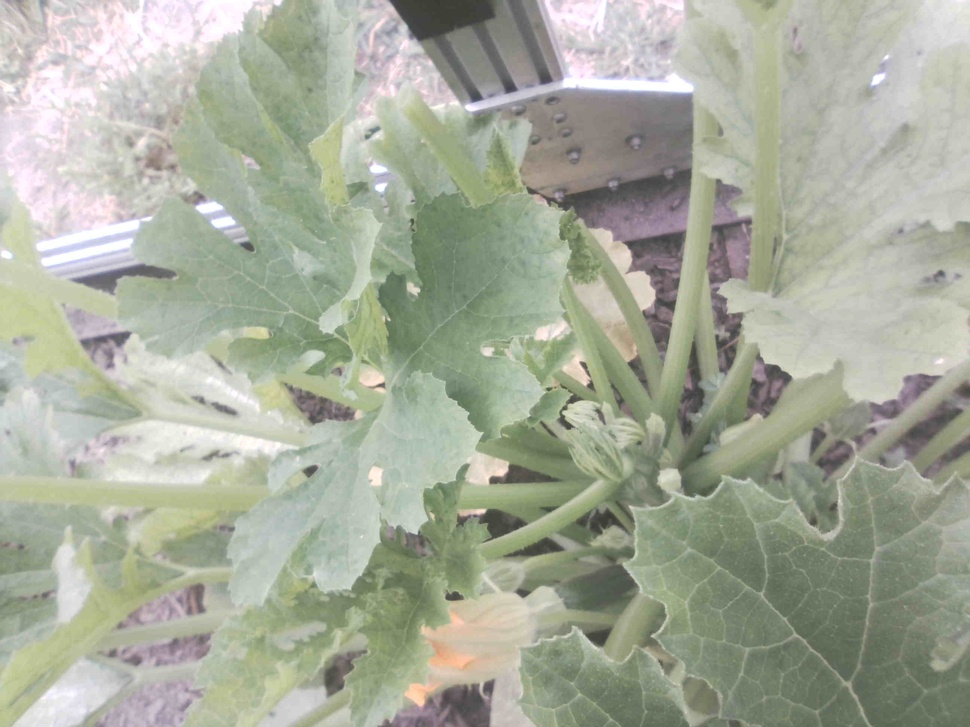
#> input picture farmbot_photos/07.2025/Jul15.2025/coor.1600.2500.0.jpg, 970 x 727 px, shrunk from 2592 x 1944 before the run; its folder holds 4 pictures in this run
$ python scanStitch.py
#> lines starting #> are read from the running program, lines starting #| are printed output that depends on the picture
#> pass 3 of the loop `for path in glob(os.path.join(photo_dir, "coor.*.*.*.jpg")):`:
#> the loop made 4 passes; the first 3 are shown
import os
import cv2
import re
import numpy as np
from glob import glob

# Settings
photo_dir = "farmbot_photos/Jul15.2025"
output_filename = "stitched_Jul15.2025_rotated45.jpg"
overlap_pixels_x = 50
overlap_pixels_y = 50
rotation_angle = 45  # Degrees

# Regex to extract coordinates
pattern = re.compile(r"coor\.(\d+)\.(\d+)\.(\d+)\.jpg")

# Load and index images
images = []
for path in glob(os.path.join(photo_dir, "coor.*.*.*.jpg")):
    match = pattern.search(os.path.basename(path))
    if match:
        x, y, z = map(int, match.groups())
        images.append({"x": x, "y": y, "path": path})

if not images:
    raise ValueError("❌ No valid images found.")

# Sort for placement: Y descending, X ascending
images.sort(key=lambda im: (-im["y"], im["x"]))

# Load sample image
sample_img = cv2.imread(images[0]["path"])
#> sample_img is the input picture: shape (727, 970, 3); mean B, G, R 154.9, 171, 166.1
if sample_img is None:
    raise ValueError("❌ Sample image failed to load.")
img_h, img_w = sample_img.shape[:2]
#> img_h = 727; img_w = 970

# Rotate sample image to get rotated dimensions
def rotate_image(img, angle):
#> called with angle = 45
    (h, w) = img.shape[:2]
#> h = 727; w = 970
    center = (w // 2, h // 2)
#> center = (485, 363)

    # Get rotation matrix
    M = cv2.getRotationMatrix2D(center, angle, 1.0)

    # Calculate new size
    cos = np.abs(M[0, 0])
#> cos = 0.707
    sin = np.abs(M[0, 1])
#> sin = 0.707
    new_w = int((h * sin) + (w * cos))
#> new_w = 1199
    new_h = int((h * cos) + (w * sin))
#> new_h = 1199

    # Adjust rotation matrix to new center
    M[0, 2] += (new_w / 2) - center[0]
    M[1, 2] += (new_h / 2) - center[1]

    rotated = cv2.warpAffine(img, M, (new_w, new_h))
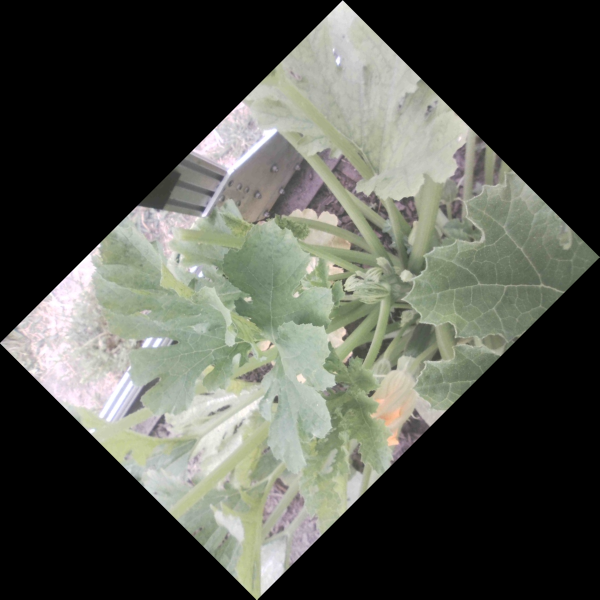
#> rotated: shape (1199, 1199, 3) (shown at 1/2 size); mean B, G, R 76, 83.9, 81.5
    return rotated

# Update step sizes to match rotated image size
rotated_sample = rotate_image(sample_img, rotation_angle)
rot_h, rot_w = rotated_sample.shape[:2]
#> rot_h = 1199; rot_w = 1199
step_x = rot_w - overlap_pixels_x
#> step_x = 1149
step_y = rot_h - overlap_pixels_y
#> step_y = 1149

# Get grid
xs = sorted(set(im["x"] for im in images))
ys = sorted(set(im["y"] for im in images), reverse=True)
image_map = {(im["x"], im["y"]): im["path"] for im in images}

# Create mosaic canvas
canvas_w = step_x * (len(xs) - 1) + rot_w
#> canvas_w = 3497
canvas_h = step_y * (len(ys) - 1) + rot_h
stitched = np.zeros((canvas_h, canvas_w, 3), dtype=np.uint8)

# Stitch with rotation
for row_idx, y in enumerate(ys):
    for col_idx, x in enumerate(xs):
        path = image_map.get((x, y))
        if path:
            img = cv2.imread(path)
            if img is not None:
                rotated = rotate_image(img, rotation_angle)
                y_start = row_idx * step_y
                x_start = col_idx * step_x
                y_end = y_start + rotated.shape[0]
                x_end = x_start + rotated.shape[1]

                stitched[y_start:y_end, x_start:x_end] = rotated
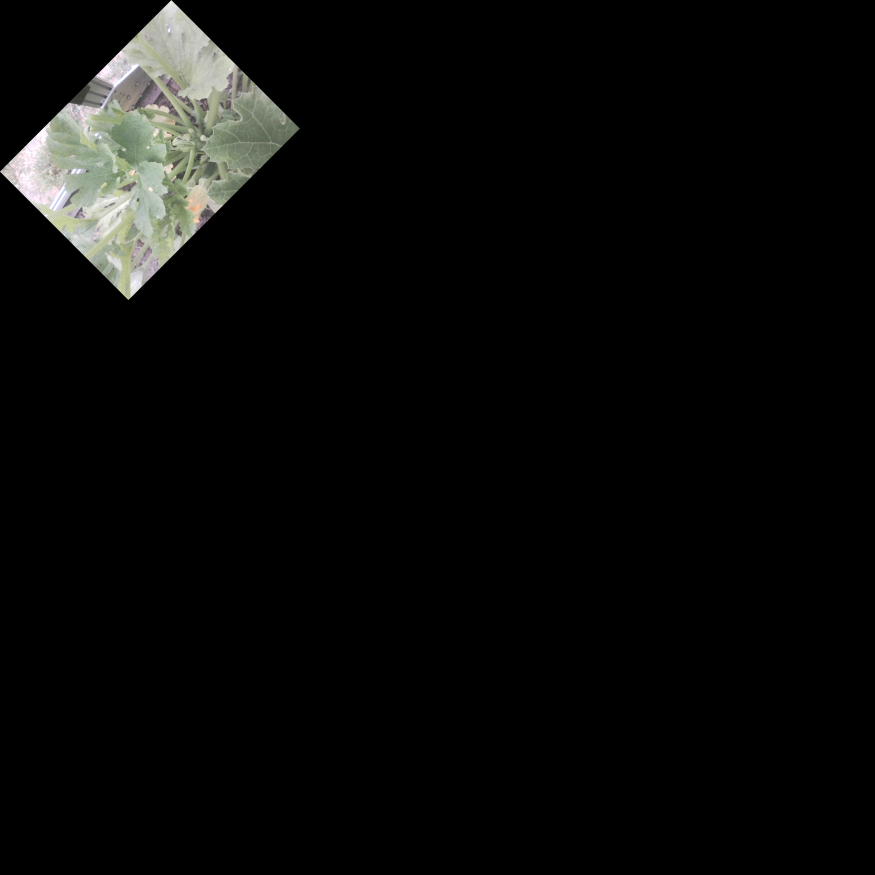
#> stitched: shape (3497, 3497, 3) (shown at 1/4 size); mean B, G, R 8.9, 9.9, 9.6
#> pass 3 of the loop `for row_idx, y in enumerate(ys):`:
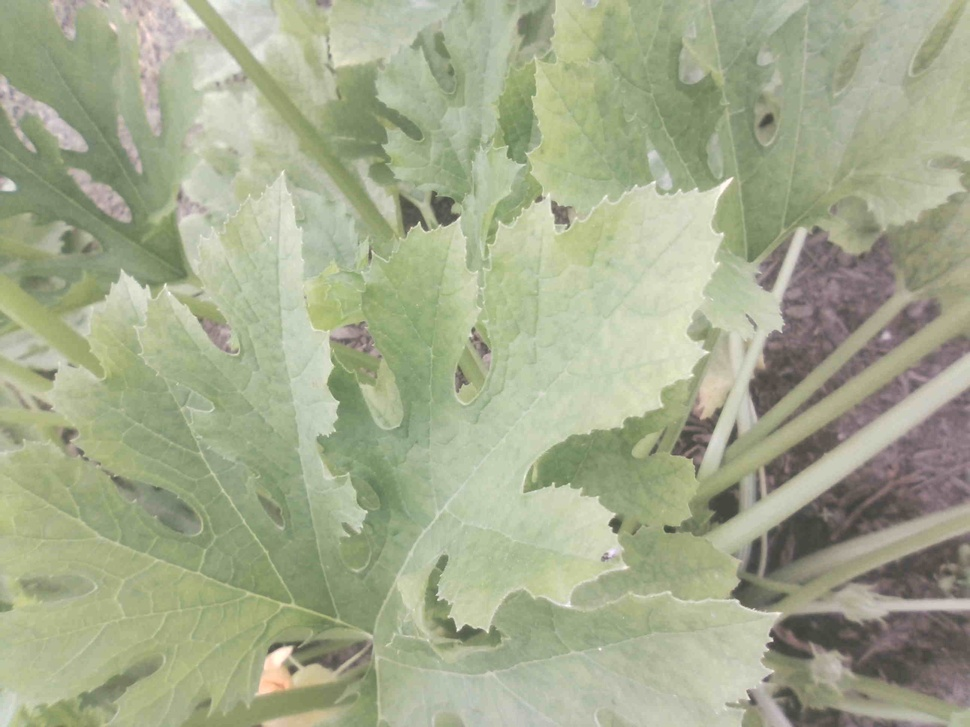
#> input picture farmbot_photos/07.2025/Jul15.2025/coor.1600.500.0.jpg, 970 x 727 px, shrunk from 2592 x 1944 before the run
#> img is the input picture: shape (727, 970, 3); mean B, G, R 141.7, 170.5, 163.7
#> in rotate_image (call 5), `rotated = cv2.warpAffine(img, M, (new_w, new_h))`:
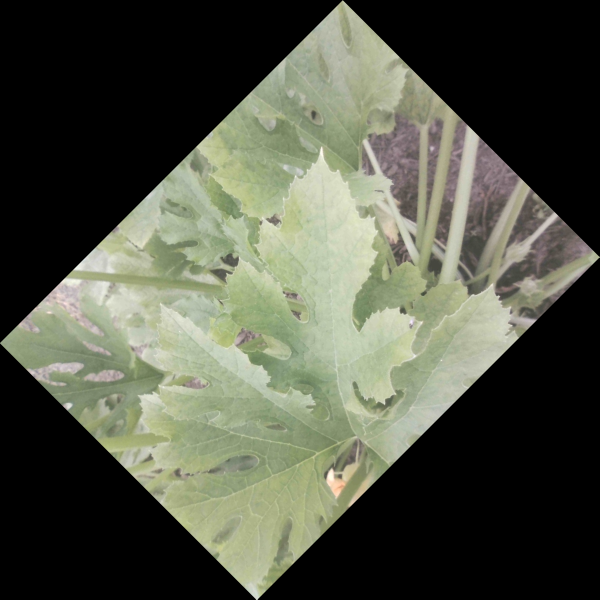
#> rotated: shape (1199, 1199, 3) (shown at 1/2 size); mean B, G, R 69.5, 83.6, 80.3
#> `stitched[y_start:y_end, x_start:x_end] = rotated`:
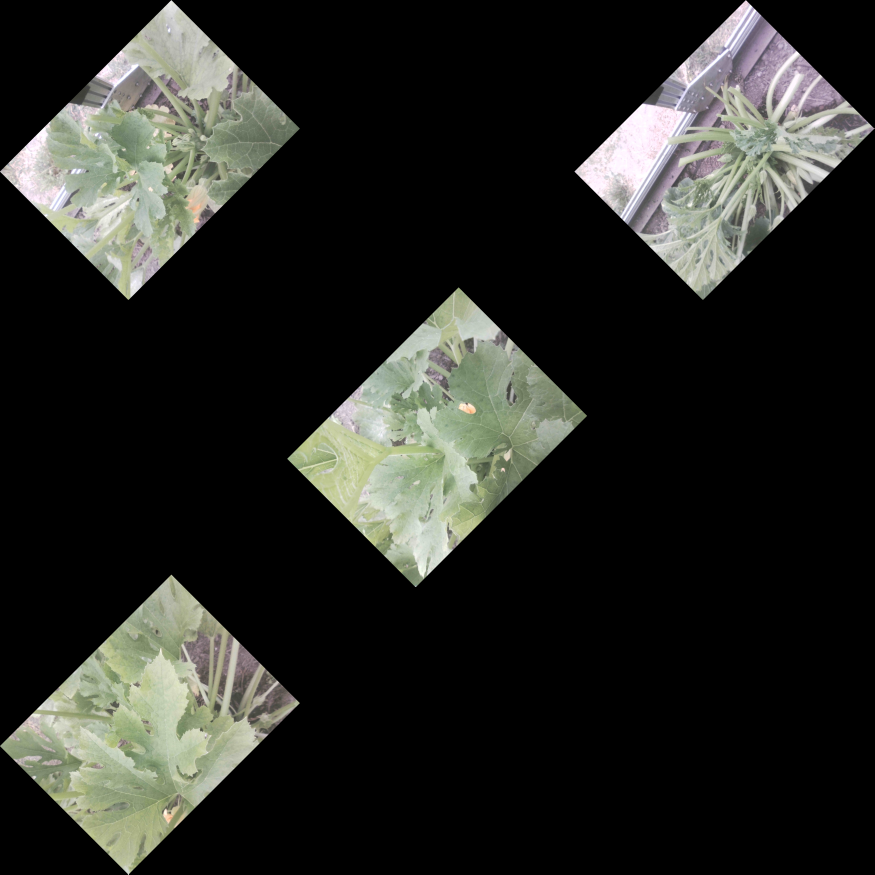
#> stitched: shape (3497, 3497, 3) (shown at 1/4 size); mean B, G, R 35.5, 39.6, 38.5
            else:
                print(f"⚠️ Failed to load image: {path}")
        else:
            print(f"⚠️ Missing image at ({x}, {y})")

# Save result
cv2.imwrite(output_filename, stitched)
print(f"✅ Mosaic with 45° rotated images saved as: {output_filename}")
